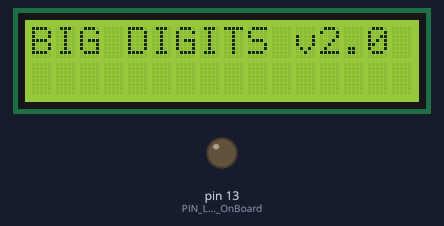
The sketch below on a simulated Arduino Uno, built with avr-gcc and run on an emulated ATmega328P. On the bench: 16×2 character LCD, output pins drawn as LEDs (lit = HIGH). What the sketch prints to the serial monitor is not drawn.

Above: at 0.2 s.
At 3.89 s:
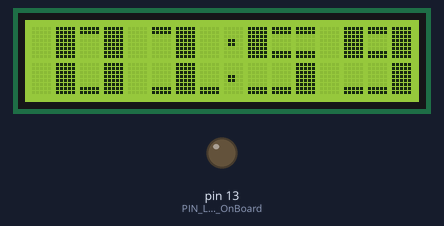
At 8.2 s:
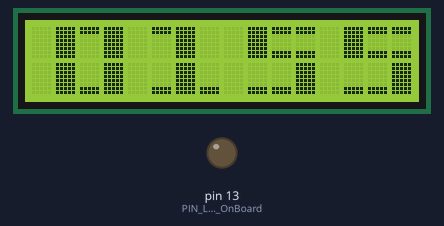
At 12.2 s:
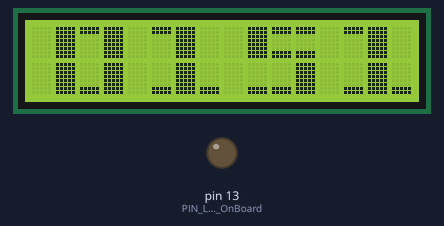
At 21.7 s:
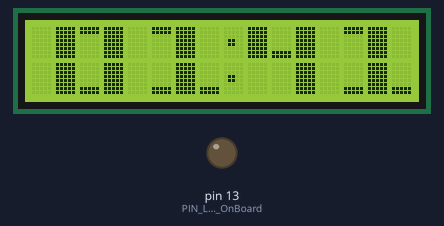
At 39.4 s:
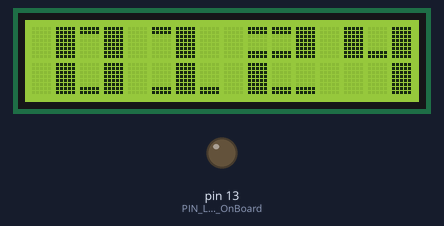

The sketch:

LCD_I2C_BIG_digitos_v2_temporizador.ino
```cpp
/*
  #       _\|/_   A ver..., ¿que tenemos por aqui?
  #       (O-O)
  # ---oOO-(_)-OOo---------------------------------


  ##########################################################
  # ****************************************************** #
  # *            DOMOTICA PARA AFICIONADOS               * #
  # *               BIG DIGITS LCD 16x2                  * #
  # *          Autor:  Eulogio López Cayuela             * #
  # *                                                    * #
  # *       Versión v2.0      Fecha: 10/09/2015          * #
  # ****************************************************** #
  ##########################################################
*/

#define __VERSION__ "BIG DIGITS LCD 16x2  v2.0"
#define __LCD_VERSION__ "BIG DIGITS v2.0"

/*

 ===== NOTAS DE LA VERSION =====

  1.- BIG DIGITS LCD 16x2  v1.0. Solo las funciones para la representacion de digitos grandes.

  2.- Implementado como un ejemplo de uso de la funcion para representar
      digitos grandes en el LCD 16x2 y añadido parpadeo de los puntos del segundero.
      No contabiliza tiempo real. Se basa en un contador apoyado en la funcion millis()


    Este Sketch usa 5812 bytes, el (18%) del espacio de ROM
    Las variables Globales usan 516 bytes, el (25%)  del espacio de RAM


  CONEXIONES:

 =======================
  ARDUINO     LCD
 =======================

   A4   --->   SDA
   A5   --->   SCL
   GND  --->   GND
   5v   --->   Vcc

*/


/*mmmmmmmmmmmmmmmmmmmmmmmmmmmmmmmmmmmmmmmmmmmmmmmmmmmmmmmmmmmmmmmmmmmmmmmmmmmmmmmmmmmmmmmmmmmmmmmmmmm
//        IMPORTACION DE LIBRERIAS
//mmmmmmmmmmmmmmmmmmmmmmmmmmmmmmmmmmmmmmmmmmmmmmmmmmmmmmmmmmmmmmmmmmmmmmmmmmmmmmmmmmmmmmmmmmmmmmmmmmm*/

#include <Wire.h>               //libreria para comunicaciones I2C
#include <LiquidCrystal_I2C.h>  // LiquidCrystal library
//#include <avr/pgmspace.h>       //Manejo de variables almacenadas en Memoria de Programa
                                  //sin uso


/*mmmmmmmmmmmmmmmmmmmmmmmmmmmmmmmmmmmmmmmmmmmmmmmmmmmmmmmmmmmmmmmmmmmmmmmmmmmmmmmmmmmmmmmmmmmmmmmmmmm
//        SECCION DE DECLARACION DE CONSTANTES  Y  VARIABLES GLOBALES
//mmmmmmmmmmmmmmmmmmmmmmmmmmmmmmmmmmmmmmmmmmmmmmmmmmmmmmmmmmmmmmmmmmmmmmmmmmmmmmmmmmmmmmmmmmmmmmmmmmm*/

//------------------------------------------------------
//algunas definiciones personales para mi comodidad al escribir codigo
//------------------------------------------------------
#define AND    &&
#define OR     ||
#define NOT     !
#define ANDbit  &
#define ORbit   |
#define XORbit  ^
#define NOTbit  ~
//Versiones actuales de Arduino ya contemplan 'and', 'or'...  pero arrastro la costumbre de cuando no era asi


/*mmmmmmmmmmmmmmmmmmmmmmmmmmmmmmmmmmmmmmmmmmmmmmmmmmmmmmmmmmmmmmmmmmmmmmmmmmmmmmmmmmmmmmmmmmmmmmmmmmm
//        SECCION DE DECLARACION DE CONSTANTES  Y  VARIABLES GLOBALES
//mmmmmmmmmmmmmmmmmmmmmmmmmmmmmmmmmmmmmmmmmmmmmmmmmmmmmmmmmmmmmmmmmmmmmmmmmmmmmmmmmmmmmmmmmmmmmmmmmmm*/

//------------------------------------------------------
//Otras definiciones para pines y variables
//------------------------------------------------------
#define PIN_LED_OnBoard       13   // Led on Board
#define LCD_AZUL_ADDR       0x27   // Direccion I2C de nuestro LCD color azul
#define LCD_VERDE_ADDR      0x3F   // Direccion I2C de nuestro LCD color verde

// defino los nuevos caracteres
//const PROGMEM

/* piezas para construir los digitos Grandes */
byte bloques[5][8] = {{B00000, B00000, B00000, B00000, B00000, B00000, B00000, B00000},
                      {B11111, B11111, B00000, B00000, B00000, B00000, B00000, B00000},
                      {B00000, B00000, B00000, B00000, B00000, B00000, B11111, B11111},
                      {B11111, B11111, B00000, B00000, B00000, B00000, B11111, B11111},
                      {B11111, B11111, B11111, B11111, B11111, B11111, B11111, B11111}};

/* descripcion de piezas necesarias para construir cada digito */
byte numeros[10][6] = {{4,1,4,4,2,4},  //0
                       {1,4,0,2,4,2},  //1
                       {3,3,4,4,2,2},  //2
                       {1,3,4,2,2,4},  //3
                       {4,2,4,0,0,4},  //4
                       {4,3,3,2,2,4},  //5
                       {4,3,3,4,2,4},  //6
                       {1,1,4,0,4,0},  //7
                       {4,3,4,4,2,4},  //8
                       {4,3,4,2,2,4}}; //9


float momento_actualizar_reloj = millis();
float momento_parpadeo = 0;
boolean FLAG_actualizar_reloj = false;
boolean FLAG_parpadeo_puntos = false;

/*
  "contador" almacena el valor inicial del temporizador , CERO o un numero positivo
  la bandera "FLAG_cuenta_Atras" indica como comporta dicho temporizador.
  > false = un reloj (tiempos crecientes)
  > true = una cuenta atras
*/

int contador = 120;                  //almacena la cuenta de nuestro 'falso' temporizador
boolean FLAG_cuenta_Atras = true;    //podemos activarla e iniciar el contador con un valor mayor que cero
                                     //para de esa forma tener una cuenta atras

#define INTERVALO_TEMPORIZADOR 1000  //1000 = 1 segundo, 100 = 1 decima de segundo


/*mmmmmmmmmmmmmmmmmmmmmmmmmmmmmmmmmmmmmmmmmmmmmmmmmmmmmmmmmmmmmmmmmmmmmmmmmmmmmmmmmmmmmmmmmmmmmmmmmmm
//        SECCION DE DECLARACION OBJETOS
//mmmmmmmmmmmmmmmmmmmmmmmmmmmmmmmmmmmmmmmmmmmmmmmmmmmmmmmmmmmmmmmmmmmmmmmmmmmmmmmmmmmmmmmmmmmmmmmmmmm*/

//Creamos el objeto 'lcd' como una instancia del tipo "LiquidCrystal_I2C"
LiquidCrystal_I2C lcd(LCD_AZUL_ADDR, 16, 2); //libreria nueva


//mmmmmmmmmmmmmmmmmmmmmmmmmmmmmmmmmmmmmmmmmmmmmmmmmmmmmmmmmmmmmmmmmmmmmmmmmmmmmmmmmmmmmmmmmmmmmmmmmmm
//***************************************************************************************************
//         FUNCION DE CONFIGURACION
//***************************************************************************************************
//mmmmmmmmmmmmmmmmmmmmmmmmmmmmmmmmmmmmmmmmmmmmmmmmmmmmmmmmmmmmmmmmmmmmmmmmmmmmmmmmmmmmmmmmmmmmmmmmmmm

void setup()
{
  randomSeed(analogRead(0));
  Serial.begin(9600);  //Se inicia el puerto serie para depuracion
  Serial.println(F(__VERSION__));

  lcd.begin();    //Inicializar lcd  libreria nueva

  pinMode(13, OUTPUT);
  digitalWrite(13, LOW);


  //Mensaje inicial para demostrar que el LCD esta bien conectado y comunicado
  lcd.clear();         //Reset del display
  lcd.backlight();     //Activamos la retroiluminacion

  lcd.createChar(0, bloques[0]);
  lcd.createChar(1, bloques[1]);
  lcd.createChar(2, bloques[2]);
  lcd.createChar(3, bloques[3]);
  lcd.createChar(4, bloques[4]);

  lcd.clear();
  lcd.print(F(__LCD_VERSION__));
  delay(3500);
  lcd.clear();
}


//mmmmmmmmmmmmmmmmmmmmmmmmmmmmmmmmmmmmmmmmmmmmmmmmmmmmmmmmmmmmmmmmmmmmmmmmmmmmmmmmmmmmmmmmmmmmmmmmmmm
//***************************************************************************************************
//  BUCLE PRINCIPAL DEL PROGRAMA   (SISTEMA VEGETATIVO)
//***************************************************************************************************
//mmmmmmmmmmmmmmmmmmmmmmmmmmmmmmmmmmmmmmmmmmmmmmmmmmmmmmmmmmmmmmmmmmmmmmmmmmmmmmmmmmmmmmmmmmmmmmmmmmm

void loop()
{
  float ahora = millis();

  if(ahora >= momento_actualizar_reloj){
    momento_actualizar_reloj = ahora + INTERVALO_TEMPORIZADOR;
    if(FLAG_cuenta_Atras == true){
      contador--;
      if(contador<0){
        //decision a tomar cuando acabe la cuenta a tras
        lcd.clear();
        lcd.print(F("TIEMPO AGOTADO"));
        while(true);
      }
    }
    else{
      contador++;
    }
    FLAG_actualizar_reloj = true;
  }


  /* actualizar la informacion del reloj/contyador/temporizador */
  if(FLAG_actualizar_reloj == true){
    int cifra = 0;
    cifra = contador%60; //obtengo los segundos
    bigNumero(cifra%10, 13); //mostrar 1 cifra de los segundos
    bigNumero((cifra-(cifra%10))/10, 9);  //mostrar 2 cifra de los segundos
    cifra = contador-(cifra);//minutos completos (dados en segundos)
    bigNumero((cifra/60)%10, 5); //mostrar 1 cifra de los minutos
    bigNumero(((cifra/60)-((cifra/60)%10))/10, 1);  //mostrar 2 cifra de los minutos
    FLAG_actualizar_reloj = false;
  }

  /* actualizar el estado de los ":" separadores de minutos : segundos */
  if(ahora >= momento_parpadeo){
    momento_parpadeo = ahora + int(INTERVALO_TEMPORIZADOR/2.0);
    FLAG_parpadeo_puntos = NOT FLAG_parpadeo_puntos;
    print_dos_puntos(FLAG_parpadeo_puntos);
  }
}


/*mmmmmmmmmmmmmmmmmmmmmmmmmmmmmmmmmmmmmmmmmmmmmmmmmmmmmmmmmmmmmmmmmmmmmmmmmmmmmmmmmmmmmmmmmmmmmmmmmmmmmmmm
   ######################################################################################################
        BLOQUE DE FUNCIONES: LECTURAS DE SENSORES, COMUNICACION SERIE, CONTROL LCD...
   ######################################################################################################
//mmmmmmmmmmmmmmmmmmmmmmmmmmmmmmmmmmmmmmmmmmmmmmmmmmmmmmmmmmmmmmmmmmmmmmmmmmmmmmmmmmmmmmmmmmmmmmmmmmmmmmmm*/

/*mmmmmmmmmmmmmmmmmmmmmmmmmmmmmmmmmmmmmmmmmmmmmmmmmmmmmmmmmmmmmmmmmmmmmmmmmmmmmmmmmmmmmmmmmmmmmmmmmmmmmmmm
//    EXTRAS PARA EL LCD
//mmmmmmmmmmmmmmmmmmmmmmmmmmmmmmmmmmmmmmmmmmmmmmmmmmmmmmmmmmmmmmmmmmmmmmmmmmmmmmmmmmmmmmmmmmmmmmmmmmmmmmmm*/

//========================================================
// FUNCION PARA CREAR UN DIGITO GRANDE
//========================================================

void bigNumero(byte i, byte posicion)
{
  lcd.setCursor(posicion, 0);
  lcd.write(numeros[i][0]); lcd.write(numeros[i][1]); lcd.write(numeros[i][2]);
  lcd.setCursor(posicion, 1);
  lcd.write(numeros[i][3]); lcd.write(numeros[i][4]); lcd.write(numeros[i][5]);
  return;
}

void print_dos_puntos(boolean FLAG_parpadeo)
{
  if(FLAG_parpadeo==true){
    lcd.setCursor(8, 0);
    lcd.write(165);
    lcd.setCursor(8, 1);
    lcd.write(165);
  }
  else{
    lcd.setCursor(8, 0);
    lcd.print(" ");
    lcd.setCursor(8, 1);
    lcd.print(" ");
  }
}


//*******************************************************
//                    FIN DE PROGRAMA
//*******************************************************
```

Measured:
- what the display in image 1 shows lasts 0.4 s, from 3.7 s to 4.1 s
